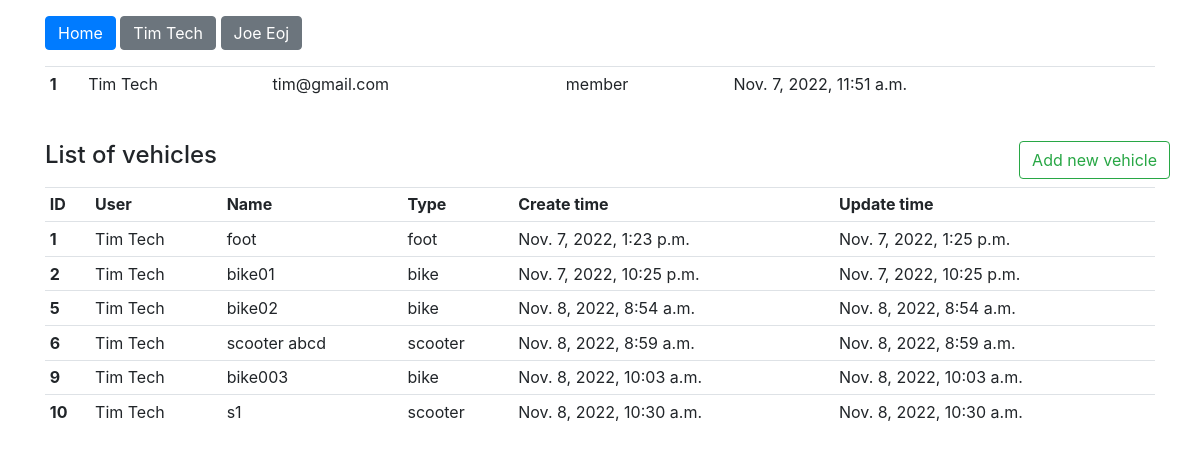
The app's page /1/, older data.
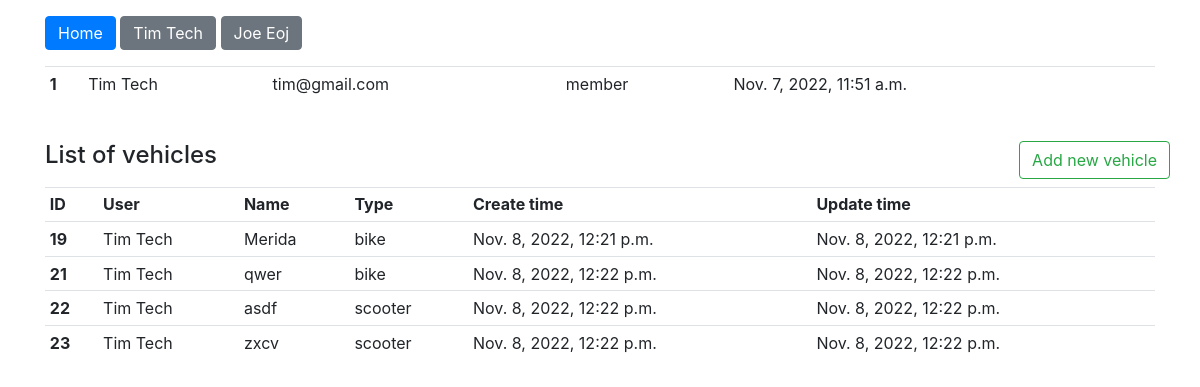
The same page, newer data.
### polls/models.py (models this page shows, shortened)
class User(models.Model):
    email = models.CharField(max_length=200)
    first_name = models.CharField(max_length=100)
    last_name = models.CharField(max_length=100)
    password = models.CharField(max_length=100)
    role = models.CharField(max_length=50)
    create_time = models.DateTimeField(auto_now_add=True)
    update_time = models.DateTimeField(auto_now=True)
    def __str__(self):
        return f'{self.first_name} {self.last_name}'

class Vehicle(models.Model):
    user = models.ForeignKey(User, on_delete=models.CASCADE)
    total_distance = models.IntegerField(default=0)
    name = models.CharField(max_length=100)
    type = models.CharField(max_length=100)
    create_time = models.DateTimeField(auto_now_add=True)
    update_time = models.DateTimeField(auto_now=True)

### polls/views.py (the view)
# urls.py: path('<int:user_id>/', views.profile, name='profile'),
def profile(request, user_id):
    user = User.objects.get(id=user_id)
    vehicles = Vehicle.objects.filter(user=user.id)
    return render(request, 'polls/profile.html',
                  {'u': user, 'vehicles': vehicles})

### polls/templates/polls/profile.html (shortened to what this page needs)
{% extends "polls/base.html" %}
{% block content %}
    <table class="table table-sm">
        <tr>
            <th>{{ u.id }}</th>
            <td>{{ u.first_name }} {{ u.last_name }}</td>
            <td>{{ u.email }}</td>
            <td>{{ u.role }}</td>
            <td>{{ u.create_time }}</td>
        </tr>
    </table>
    <br/>
    <div class="row mb-2">
        <div class="col"><h4>List of vehicles</h4></div>
        <a href="/{{ u.id }}/vehicle" class="btn btn-outline-success">Add new vehicle</a>
    </div>
    <table class="table table-sm">
            <tr>
                <th>ID</th>
                <th>User</th>
                <th>Name</th>
                <th>Type</th>
                <th>Create time</th>
                <th>Update time</th>
            </tr>
        {% for v in vehicles %}
            <tr>
                <th>{{ v.id }}</th>
                <td>{{ v.user }}</td>
                <td>{{ v.name }}</td>
                <td>{{ v.type }}</td>
                <td>{{ v.create_time }}</td>
                <td>{{ v.update_time }}</td>
            </tr>
        {% endfor %}
    </table>
{% endblock %}

### polls/templates/polls/base.html (shortened to what this page needs)
<!DOCTYPE html>
<html lang="en">
<head>
    <link
      rel="stylesheet"
      href="https://stackpath.bootstrapcdn.com/bootstrap/4.4.1/css/bootstrap.min.css"
    />
    <link
      rel="stylesheet"
      href="https://stackpath.bootstrapcdn.com/font-awesome/4.7.0/css/font-awesome.min.css"
    />
</head>
<body>
    <div class="container my-3">
        <a href="/" class="btn py-1 btn-primary">Home</a>
        <a href="/1/" class="btn py-1 btn-secondary">Tim Tech</a>
        <a href="/2/" class="btn py-1 btn-secondary">Joe Eoj</a>
    </div>
    <div class="container">
        <div id="content" name="content" class="main">
            {% block content %}
            {% endblock %}
        </div>
    </div>
</body>
</html>

Row changes from the older to the newer data that the page shows:
removed Vehicle: id "1", user "Tim Tech", name "foot", type "foot", create_time "Nov. 7, 2022, 1:23 p.m.", update_time "Nov. 7, 2022, 1:25 p.m."
removed Vehicle: id "2", user "Tim Tech", name "bike01", type "bike", create_time "Nov. 7, 2022, 10:25 p.m.", update_time "Nov. 7, 2022, 10:25 p.m."
removed Vehicle: id "5", user "Tim Tech", name "bike02", type "bike", create_time "Nov. 8, 2022, 8:54 a.m.", update_time "Nov. 8, 2022, 8:54 a.m."
removed Vehicle: id "6", user "Tim Tech", name "scooter abcd", type "scooter", create_time "Nov. 8, 2022, 8:59 a.m.", update_time "Nov. 8, 2022, 8:59 a.m."
removed Vehicle: id "9", user "Tim Tech", name "bike003", type "bike", create_time "Nov. 8, 2022, 10:03 a.m.", update_time "Nov. 8, 2022, 10:03 a.m."
removed Vehicle: id "10", user "Tim Tech", name "s1", type "scooter", create_time "Nov. 8, 2022, 10:30 a.m.", update_time "Nov. 8, 2022, 10:30 a.m."
added Vehicle: id "19", user "Tim Tech", name "Merida", type "bike", create_time "Nov. 8, 2022, 12:21 p.m.", update_time "Nov. 8, 2022, 12:21 p.m."
added Vehicle: id "21", user "Tim Tech", name "qwer", type "bike", create_time "Nov. 8, 2022, 12:22 p.m.", update_time "Nov. 8, 2022, 12:22 p.m."
added Vehicle: id "22", user "Tim Tech", name "asdf", type "scooter", create_time "Nov. 8, 2022, 12:22 p.m.", update_time "Nov. 8, 2022, 12:22 p.m."
added Vehicle: id "23", user "Tim Tech", name "zxcv", type "scooter", create_time "Nov. 8, 2022, 12:22 p.m.", update_time "Nov. 8, 2022, 12:22 p.m."
